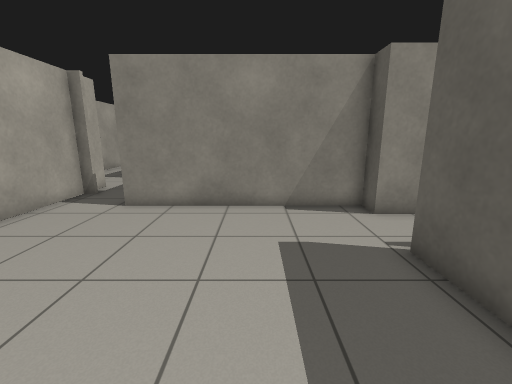
view 1 (above)

24 first-person views from a walk through a robot-simulator world made for Gazebo. The camera is 1.2 m above the floor, tilts 12° down and sees 90° across. The lines on the ground mark 1 m squares. The floor is counted in squares, 0.5 m on a side. Each view is taken from the middle of a square. On the plan, view 1 faces up. The plan holds only what a view shows up to about 17 squares ahead; the rest is blank. The place goes on beyond the plan. Robots are left out. Simple shapes stand in for some stock models. Surface patterns are stand-ins for the level's own textures.

view 2
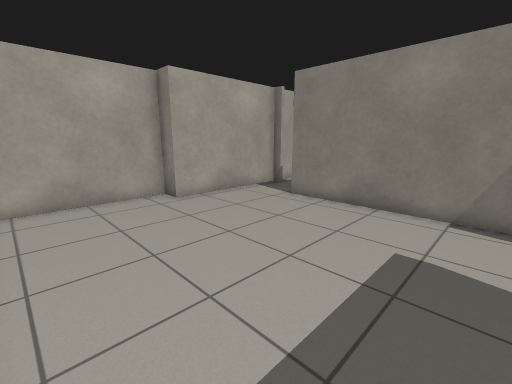

view 3
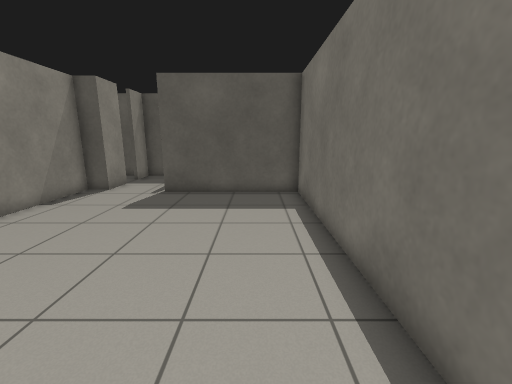

view 4
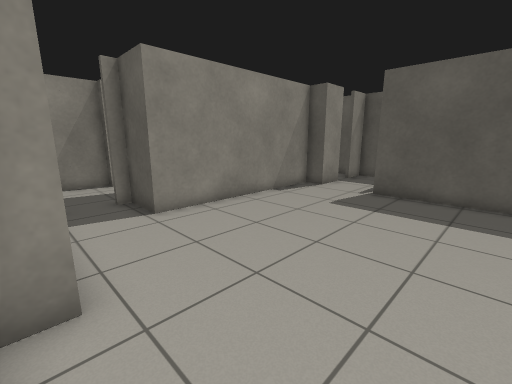

view 5
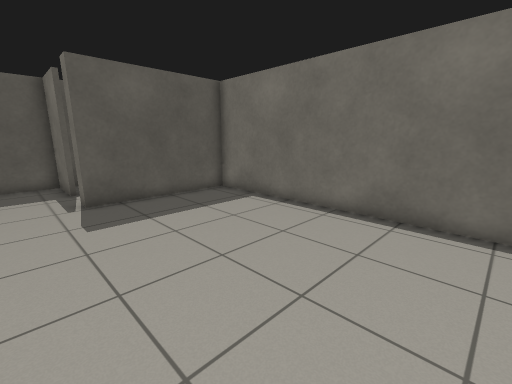

view 6
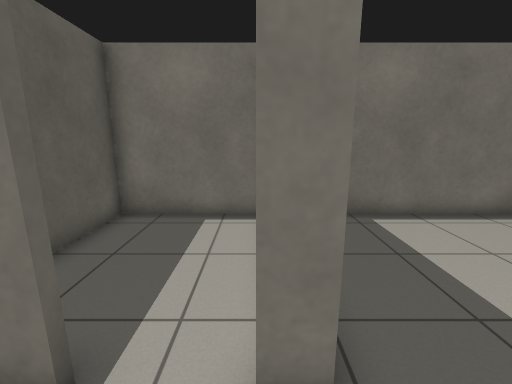

view 7
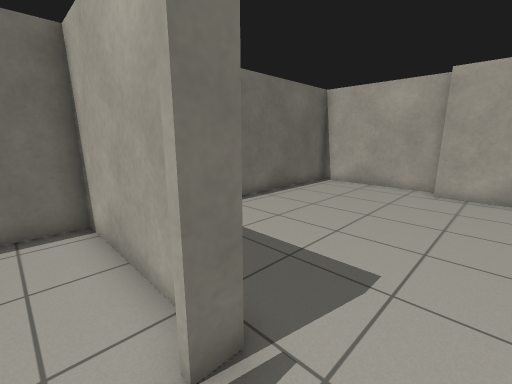

view 8
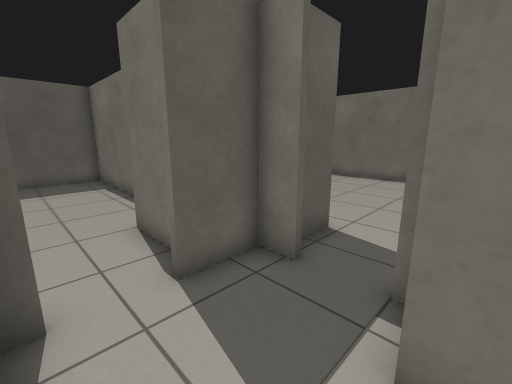

view 9
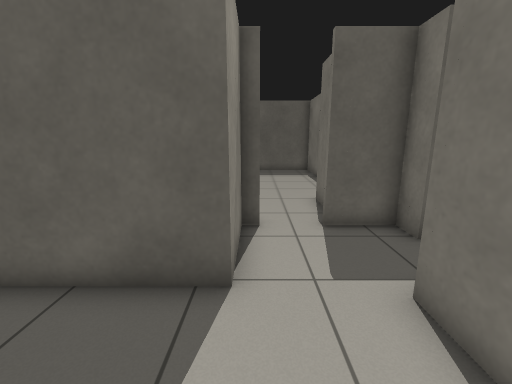

view 10
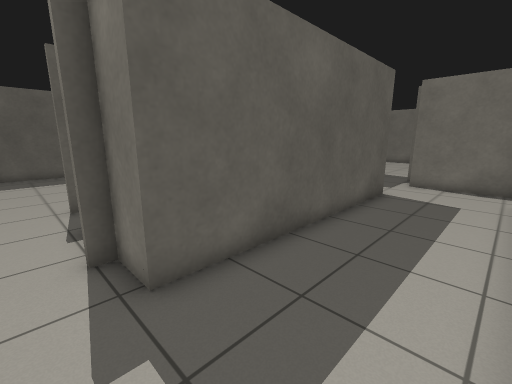

view 11
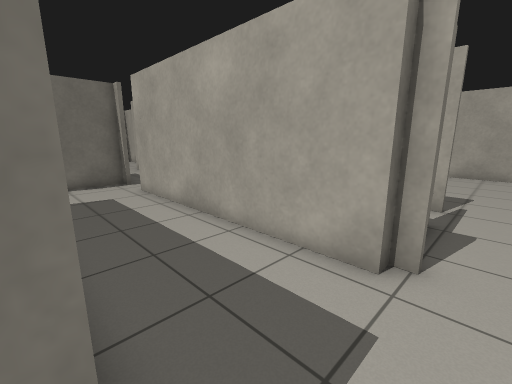

view 12
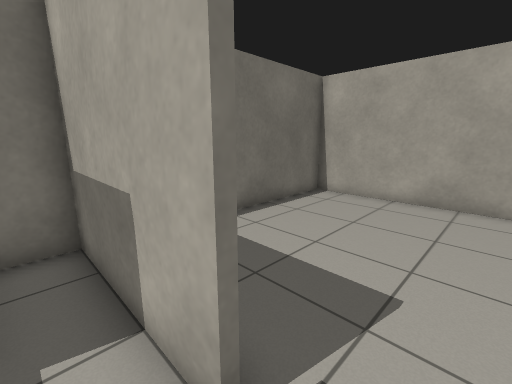

view 13
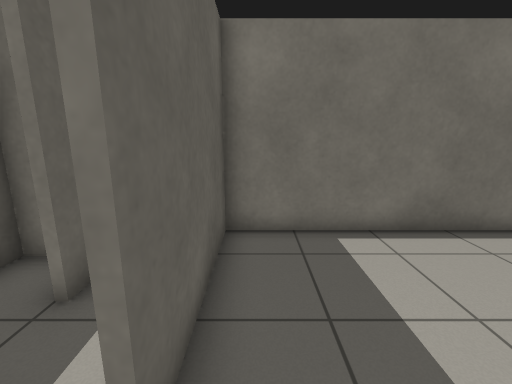

view 14
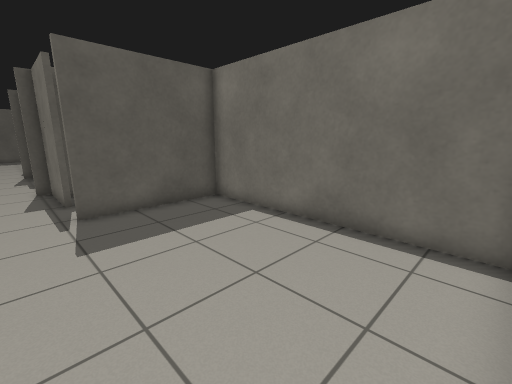

view 15
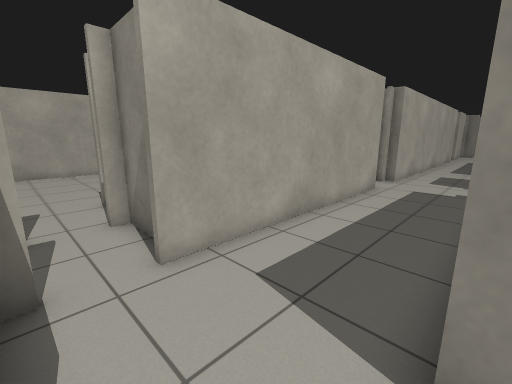

view 16
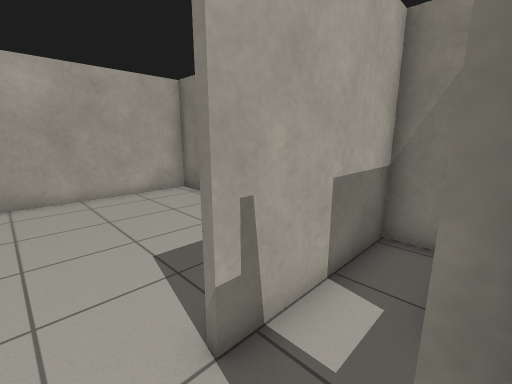

view 17
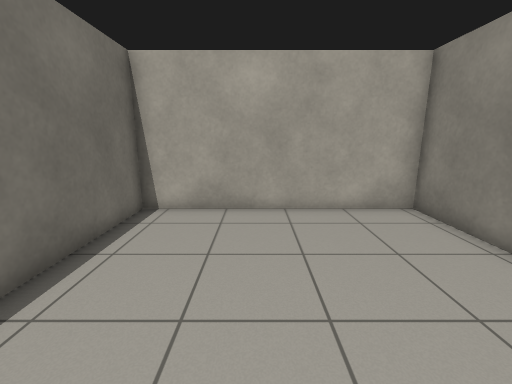

view 18
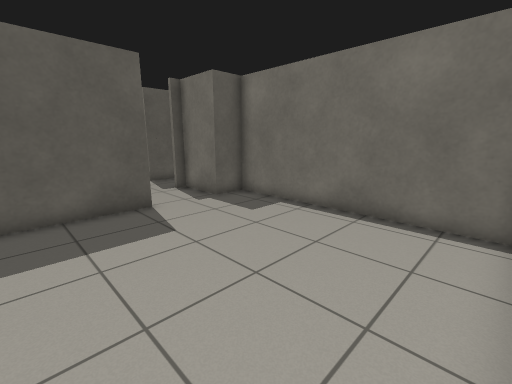

view 19
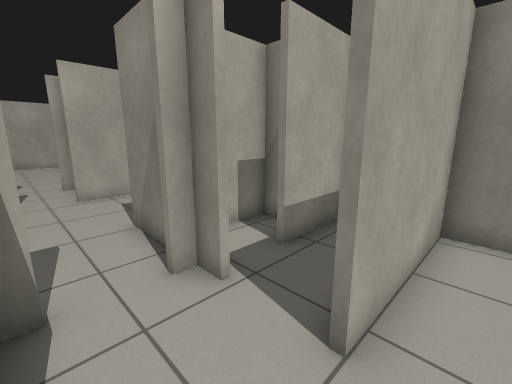

view 20
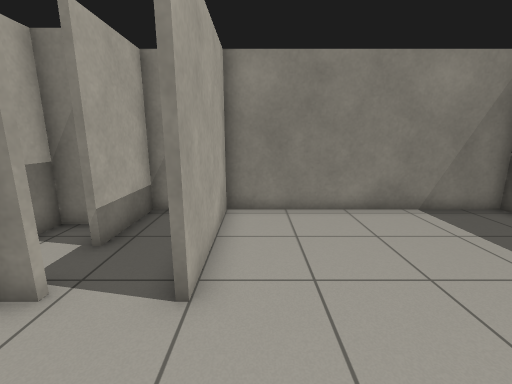

view 21
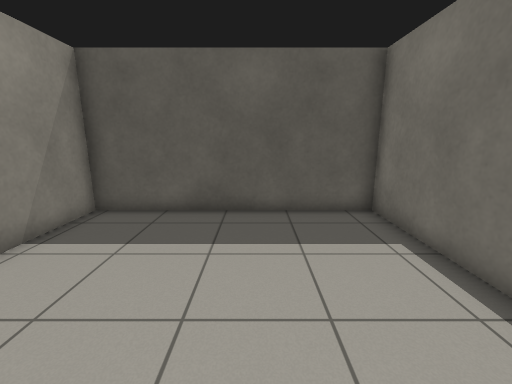

view 22
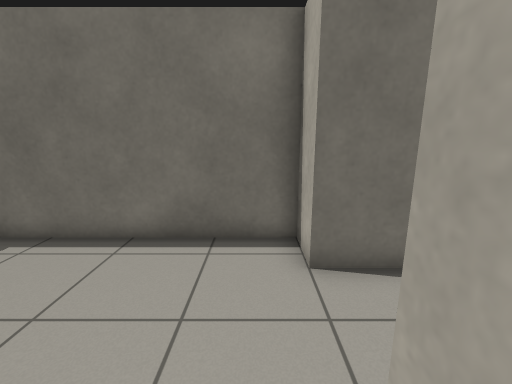

view 23
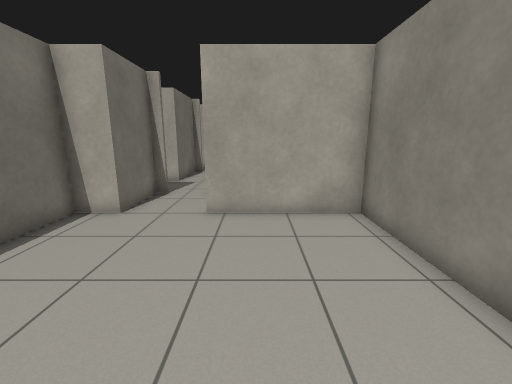

view 24
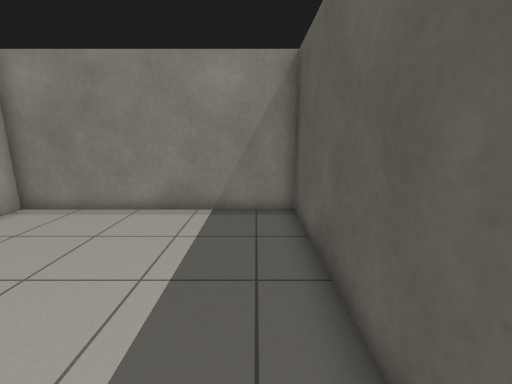

### Floor plan
Points are (right, up) in squares from view 1. A wall is a line through its corners. A room is listed if a view was taken in it or the views show most of it. See-through windows are left out.
Room 1 (views 1, 2, 3, 4, 5, 15)
walls: (-5.2, 11.1) (-4.2, 11.1) (-4.2, 13.1); (-6.9, 10.9) (-7.5, 10.9) (-7.5, 4.9) (-8.5, 4.9) (-8.5, -0.9) (3.1, -0.9); (3.8, 7.9) (3.8, 8.9) (-4.7, 8.9) (-4.7, 10.9); (3.3, -1) (3.3, 5.1); (-7.5, 12.6) (-7.5, 11.6); (-4.2, 15.4) (-7.2, 15.4)
ways out: opening at (3, 6.5) to room 2; opening at (-8, 14) to room 3; opening at (-4, 14) to room 9
Room 2 (views 6, 7)
walls: (5.8, 5.1) (8.3, 5.1) (8.3, 7.9) (6.8, 7.9); (3.3, 5.1) (4, 5.1); (5.6, 7.9) (3.8, 7.9)
ways out: opening at (3, 6.5) to room 1; opening at (4.5, 5) to room 8; opening at (6, 8)
Room 3 (views 8, 9, 10, 11, 12)
walls: (-12, 26.1) (-12, 25.5); (-15.2, 23) (-15.2, 23.6); (-15.2, 25.6) (-11.5, 25.6) (-11.5, 14.9); (-7.2, 15.4) (-7.2, 25.6) (-5.7, 25.6); (-17, 25.6) (-17, 20.5); (-11.5, 12.6) (-7.5, 12.6)
ways out: opening at (-8, 14) to room 1; opening at (-17, 26.5) to room 4; opening at (-12, 14); opening at (-3, 27)
Room 4 (views 13, 14)
walls: (-26.5, 27.2) (-26.5, 20.5); (-26.6, 20.6) (-15.8, 20.6); (-17.2, 20.4) (-17.2, 25.6)
ways out: opening at (-17, 26.5) to room 3
Room 5 (view 16)
walls: (-14.8, 15.4) (-15.2, 15.4); (-17.2, 12.6) (-14.7, 12.6); (-15.9, 20.4) (-17.2, 20.4); (-17, 20.5) (-17, 15.4)
ways out: opening at (-17, 14.5) to room 6; opening at (-15, 14)
Room 6 (views 17, 18)
walls: (-23, 20.4) (-26.5, 20.4); (-17.2, 15.4) (-17.2, 19.2); (-26.5, 20.5) (-26.5, 11.1) (-17.2, 11.1) (-17.2, 12.6)
ways out: opening at (-17, 14.5) to room 5
Room 7 (views 19, 20, 21, 22, 23, 24)
walls: (-1, 12.6) (-1, 11.1) (8.3, 11.1) (8.3, 20.4) (-1, 20.4) (-1, 15.4)
ways out: opening at (-1, 14.5) to room 9
Room 8 (no view inside)
walls: (3.5, 3.9) (3.5, -1); (3.1, -0.9) (8.3, -0.9) (8.3, 2)
ways out: opening at (4.5, 5) to room 2
Room 9 (no view inside)
walls: (-3.1, 15.4) (-4, 15.4) (-4, 14.9); (-4, 12.6) (-1, 12.6); (-2.9, 20.4) (-3.5, 20.4) (-3.5, 17.4)
ways out: opening at (-4, 14) to room 1; opening at (-1, 14.5) to room 7

Positions as (right, up) in squares from view 1, and headings:
1: (0, 0), facing up
2: (2, 0), facing up-left
3: (-8, 1), facing right
4: (-8, 1), facing up-right
5: (-7, 7), facing down-right
6: (4, 7), facing down
7: (5, 7), facing down-left
8: (-8, 15), facing down-right
9: (-11, 15), facing right
10: (-11, 27), facing down-right
11: (-7, 27), facing down-left
12: (-16, 27), facing down-left
13: (-18, 27), facing down
14: (-26, 27), facing down-right
15: (-7, 13), facing up-left
16: (-15, 14), facing up-left
17: (-18, 15), facing left
18: (-26, 19), facing down-right
19: (0, 13), facing up-left
20: (0, 12), facing up
21: (0, 15), facing right
22: (0, 17), facing down
23: (7, 17), facing left
24: (7, 12), facing up
